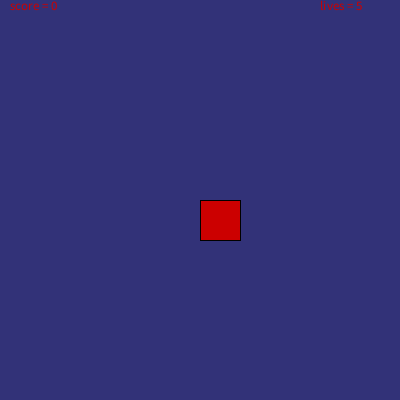
Frame 1 (no input)
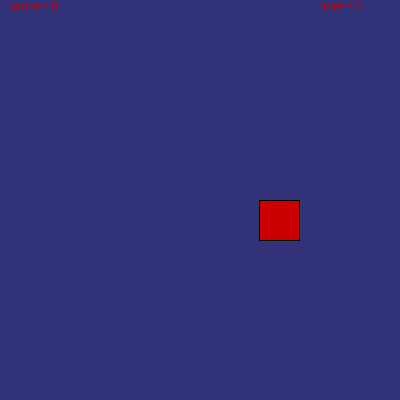
Frame 60 (the mouse pressed at the canvas centre just before this capture)
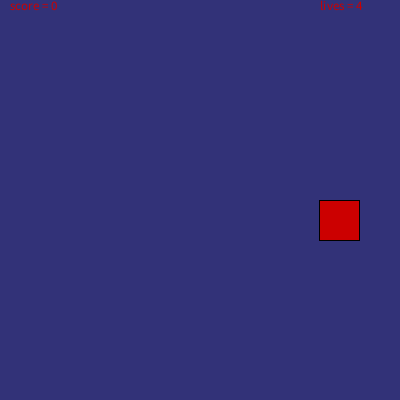
Frame 120 (the mouse held since frame 60 and released just before this capture)

The Processing sketch that drew these frames (run headless with seeded random() and noise(); from frame 60 on, the mouse is pressed at the canvas centre):

// Processing sketch: processing_129193
// ── processing_129193.pde

int xPos;                      //Position of the square
int speed=1;                   //How fast is it moving?
int xDir=1;                    //what direction is the ball going?
int score=0;                   //Inital score
int lives=5;                   //Number of lives you start with
boolean lost=false;            //Have you lost yet?

void setup()                   //Runs once when program launches
{
  background(60);
  size (400,400);
  smooth();
  xPos=width/2;                //Centers our square
  fill(204, 0, 0);              //Makes the ball and text green
  textSize(13);                //Sets the size of our text
}

void draw()                                      //Loops over and over again
{
  background(50, 50, 120);                       //blue background
  rect(xPos,height/2,40,40);                     //Draw the object
  xPos=xPos+(speed*xDir);                        //update the square's position 
  if (xPos > width-40 || xPos<0)                //Did the square hit the side?
  {
    xDir=-xDir;                                  //If it did reverse the direction
  }
  text("score = "+score,10,10);                  //Print the score on the screen
  text("lives = "+lives,width-80,10);            //Print remaining lives
  if (lives<=0)                                  //Check to see if you lost
  {
    textSize(20);
    text("Click to Restart", 125,100);
    noLoop();                                    //Stop looping at the end of the draw function
    lost=true;
    textSize(13);
  }
}

void mousePressed()                              //Runs whenever the mouse is pressed
{
  if (dist(mouseX, mouseY, xPos, 200)<=40)      //Did we hit the target?
  {
    score=score+speed;                           //Increase the speed
    speed=speed+1;                               //Increase the Score
  }
  else                                           //We missed
  {
    if (speed<1)                                 //If speed is greater than 1 decrease the speed
    {
    speed=speed-1;
    }
    lives=lives-1;                               //Take away one life
  }
  if (lost==true)                                //If we lost the game, reset now and start over 
  {
    speed=1;                                     //Reset all variables to initial conditions
    lives=5;
    score=0;
    xPos=width/2;
    xDir=1;
    lost=false;
    loop();                                     //Begin looping draw function again
  }
}
